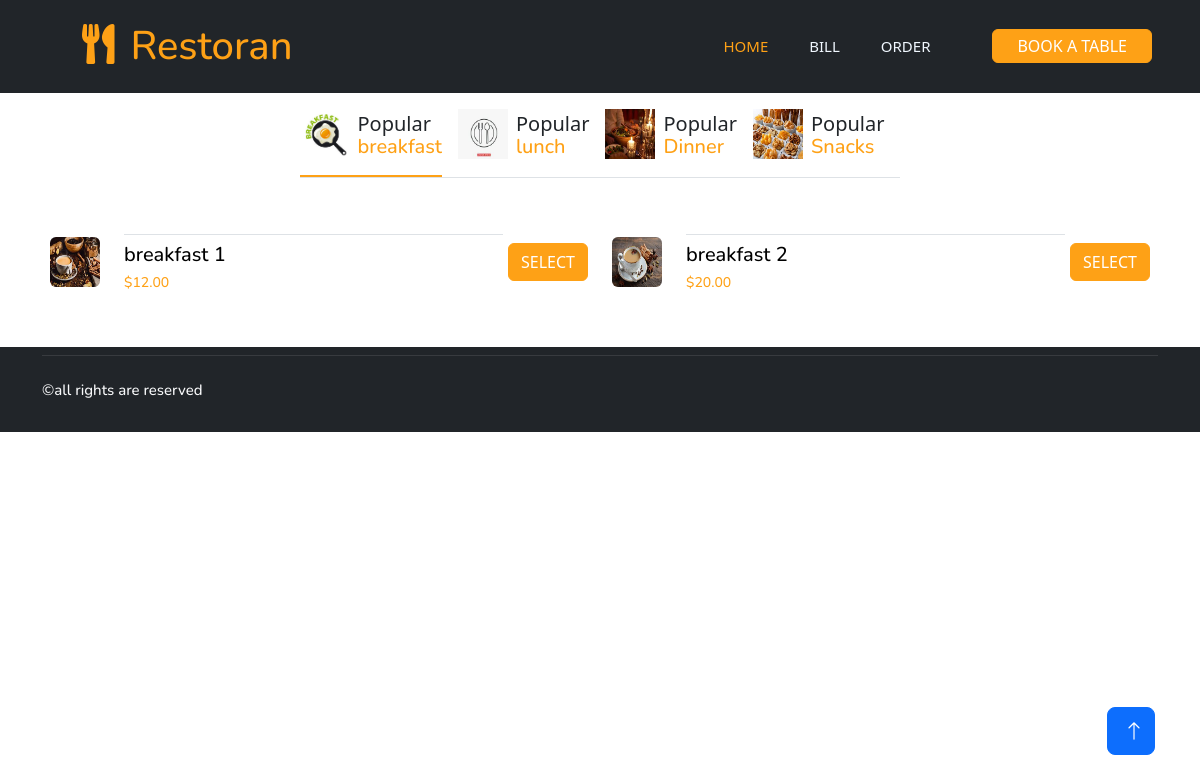
The page / on the database its author committed.
### table/models.py (models this page shows, shortened)
class Category(models.Model):
    name = models.CharField(max_length=255)
    image = models.ImageField(upload_to='Category/')

class FoodItem(models.Model):
    name = models.CharField(max_length=255)
    category = models.ForeignKey(Category, related_name='food_items', on_delete=models.CASCADE)
    image = models.ImageField(upload_to='FoodItem/')
    price = models.DecimalField(max_digits=10, decimal_places=2)

### emenu/views.py (the view)
# urls.py: path('',views.table_home,name='table_home'),
def table_home(request, id=None):
    categories = Category.objects.all()
    if id:  # if a category ID is provided in the URL
        selected_category = get_object_or_404(Category, id=id)
    else:  # otherwise, show the first category by default
        selected_category = categories.first()
    food_items = FoodItem.objects.filter(category=selected_category)
    context = {
        'categories': categories,
        'selected_category': selected_category,
        'food_items': food_items
    }
    return render(request, 'table_home.html', context)

### templates/table_home.html (shortened to what this page needs)
{% load static %}
<!DOCTYPE html>
<html lang="en">
<head>
    <link href="https://cdnjs.cloudflare.com/ajax/libs/font-awesome/5.10.0/css/all.min.css" rel="stylesheet">
    <link href="https://cdn.jsdelivr.net/npm/bootstrap-icons@1.4.1/font/bootstrap-icons.css" rel="stylesheet">
    <link href="{% static 'lib/animate/animate.min.css' %}" rel="stylesheet">
    <link href="{% static 'lib/owlcarousel/assets/owl.carousel.min.css' %}" rel="stylesheet">
    <link href="{% static 'lib/tempusdominus/css/tempusdominus-bootstrap-4.min.css' %}" rel="stylesheet" />
    <link href="{% static 'css/bootstrap.min.css' %}" rel="stylesheet">
    <link href="{% static 'css/style.css' %}" rel="stylesheet">
<link href="https://cdn.jsdelivr.net/npm/bootstrap@5.3.0-alpha1/dist/css/bootstrap.min.css" rel="stylesheet">
</head>
<body>
    <div class="container-xxl bg-white p-0" >
 <div class="container-xxl position-relative p-0">
    <nav class="navbar navbar-expand-lg navbar-dark bg-dark px-2 px-lg-5 py-3 py-lg-0">
        <a href="" class="navbar-brand p-0" style="margin-bottom: 0px; padding-bottom: 0;">
            <h1 class="text-primary m-1" style="color: #FEA116 !important; text-decoration: none !important;">
                <i class="fa fa-utensils me-3" style="margin-left: 30px; margin-top: 0px; color: #FEA116 !important;"></i>Restoran
            </h1>
        </a>
        <div class="collapse navbar-collapse" id="navbarCollapse" style="margin-bottom: 0; padding-bottom: 0; margin-top: 0px;">
            <div class="navbar-nav ms-auto py-0 pe-4" style="padding-bottom: 18px; margin-top: 0px;">
                <a href="{% url 'table_home' %}" class="nav-item nav-link {% if request.path == '/' %}active{% endif %}">Home</a>
                <a href="{% url 'bill' %}" class="nav-item nav-link {% if request.path == '/bill/' %}active{% endif %}">Bill</a>
                <a href="{% url 'order' %}" class="nav-item nav-link {% if request.path == '/order/' %}active{% endif %}">Order</a>
            </div>
            <a href="" class="btn btn-primary py-1 px-4" style="margin-left: 30px; margin-top: 0px; background-color: #FEA116; border-color: #FEA116;">Book A Table</a>
        </div>
    </nav>
</div>
{% block content %}
<div class="tab-class text-center wow fadeInUp mt-3" data-wow-delay="0.1s">
    <ul class="nav nav-pills d-inline-flex justify-content-center border-bottom mb-5">
        {% for category in categories %}
            <li class="nav-item">
                <a class="d-flex align-items-center text-start mx-3 ms-0 pb-3 {% if category == selected_category %}active{% endif %}" href="{% url 'table_home' category.id %}" style="color: #FEA116;text-decoration:none;">
                    <img src="{{ category.image.url }}" alt="{{ category.name }}" class="img-fluid" style="width: 50px; height: 50px;">
                    <div class="ps-2    ">
                        <small class="text-body" style="text-decoration: none;font-size:20px;">Popular</small>
                        <h6 class="mt-n1 mb-0" style="color: #FEA116;font-size:20px;">{{ category.name }}</h6>
                    </div>
                </a>
            </li>
        {% endfor %}
    </ul>
</div>
<div class="tab-content" style="margin-left: 50px; margin-right:50px;">
    <div class="tab-pane fade show active">
        <div class="row g-4">
            {% for item in food_items %}
                <div class="col-lg-6">
                    <div class="d-flex align-items-center">
                        <img class="flex-shrink-0 img-fluid rounded" src="{{ item.image.url }}" alt="{{ item.name }}" style="width: 50px; height: 50px;">
                        <div class="w-100 d-flex flex-column text-start ps-4">
                            <h5 class="d-flex justify-content-between border-bottom pb-2">
                                <h5 style="color: #000000;font-size: 20px; ">{{ item.name }}</h5>
                                <h5 class="" style="font-size: 14px; color: #FEA116;">${{ item.price }}</h5>
                            </h5>
                        </div>
                        <button type="button" class="btn" data-bs-toggle="modal" data-bs-target="#selectModal-{{ item.id }}" style="margin-left: 5px; background-color: #FEA116; color: white; border-color:#FEA116;">Select</button>
                    </div>
                </div>
            {% empty %}
                <div class="col-12">
                    <p>No food items available for this category.</p>
                </div>
            {% endfor %}
        </div>
    </div>
</div>
{% endblock %}
        {% block footer %}
        <div class="container-fluid bg-dark text-light footer pt-2 mt-5 wow fadeIn" data-wow-delay="0.1s">
            <div class="container">
                <div class="copyright">
                    <div class="row">
                        <h3 style="font-color: #ffffff ; font-size: 15px; "> &copy;all rights are reserved </h3>
                    </div>
                </div>
            </div>
        </div>
        {% endblock footer %}
        <a href="#" class="btn btn-lg btn-primary btn-lg-square back-to-top"><i class="bi bi-arrow-up"></i></a>
    </div>
<link href="https://cdn.jsdelivr.net/npm/bootstrap@5.3.0-alpha1/dist/css/bootstrap.min.css" rel="stylesheet">
</body>
</html>

### static/css/style.css (style rules this page uses)
:root { --primary: #FEA116; --light: #F1F8FF; --dark: #0F172B; }
.back-to-top { position: fixed; display: none; right: 45px; bottom: 45px; z-index: 99; }
.btn { font-family: 'Nunito', sans-serif; font-weight: 500; text-transform: uppercase; transition: .5s; }
.btn.btn-primary, .btn.btn-secondary { color: #FFFFFF; }
.btn-lg-square { width: 48px; height: 48px; }
.btn-square, .btn-sm-square, .btn-lg-square { padding: 0; display: flex; align-items: center; justify-content: center; font-weight: normal; border-radius: 2px; }
.navbar-dark { position: fixed; width: 100%; top: 0; left: 0; z-index: 999; background: var(--dark) !important; transition: none; }
.navbar-dark .navbar-nav .nav-link { position: relative; margin-left: 25px; padding: 35px 0; font-size: 15px; color: var(--light) !important; text-transform: uppercase; font-weight: 500; outline: none; transition: .5s; }
.navbar-dark .navbar-nav .nav-link:hover, .navbar-dark .navbar-nav .nav-link.active { color: var(--primary) !important; }
@media (min-width: 992px) { .navbar-dark { position: fixed; width: 100%; top: 0; left: 0; z-index: 999; background: var(--dark) !important; } }
.nav-pills .nav-item .active { border-bottom: 2px solid var(--primary); }
.footer .copyright { padding: 25px 0; font-size: 15px; border-top: 1px solid rgba(256, 256, 256, .1); }

### rows shown on the page
Category: image (picture), name "breakfast"
Category: image (picture), name "lunch"
Category: image (picture), name "Dinner"
Category: image (picture), name "Snacks"
FoodItem: image (picture), name "breakfast 1", price "12.00"
FoodItem: image (picture), name "breakfast 2", price "20.00"
